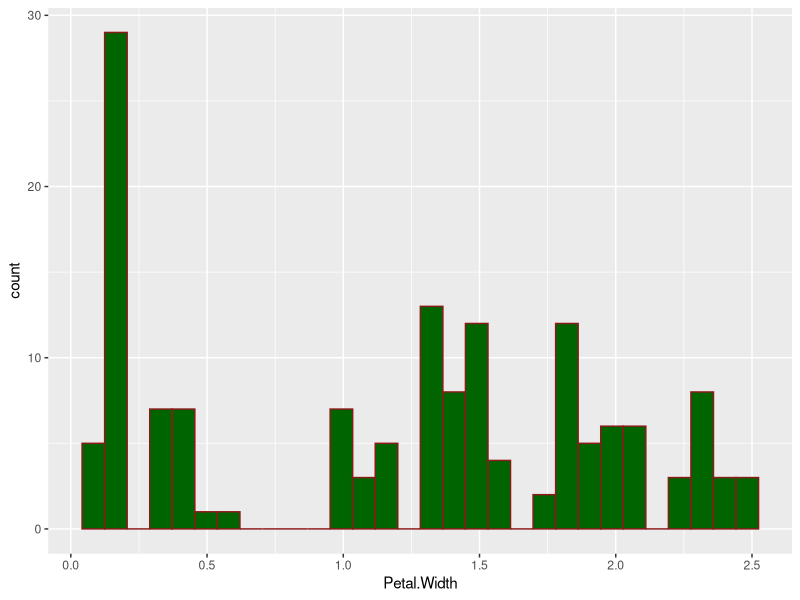

The R script that drew this image:
## ---- chunk 1
knitr::opts_chunk$set(echo = TRUE)
library(tidyverse)
## ---- chunk 2
iris%>%
  ggplot()+
  aes(x=Petal.Width)+
  geom_histogram(color="firebrick4",
                 fill="darkgreen")
x<-5
